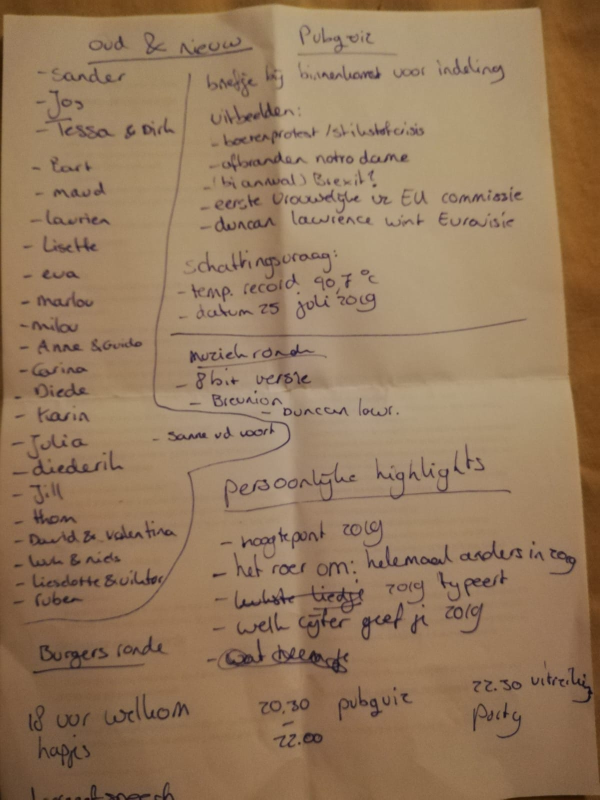
#> input picture data/voorbeeld.jpg, 1200 x 1599 px (shown at 1/2 size)
$ python -i line_segmentation.py   (imports and definitions only)
#> lines starting #> are read from the running program, lines starting #| are printed output that depends on the picture; after the words box and inside, x2 and y2 are one past the last pixel; in counts of white or black regions, pixels touching at a corner belong together
#> further down, picture is the input picture: shape (1599, 1200, 3); mean B, G, R 93.1, 122.3, 150.3
import numpy as np
import cv2
import operator
import os
from view.models import Line
from view import db


# [27 lines left out: functions show_image, find_corners_contour, not called in this run]


def pre_process_image(answer_image, skip_dilate=False):
    """
    The image can be pre processed to improve the quality of the line segmentation.
    The lines can be made thicker by adding contract and noise can be removed.
    https://docs.opencv.org/3.0-beta/doc/py_tutorials/py_imgproc/py_morphological_ops/py_morphological_ops.html#dilation
    """
#> called with skip_dilate = False
    img = cv2.cvtColor(answer_image, cv2.COLOR_BGR2GRAY)
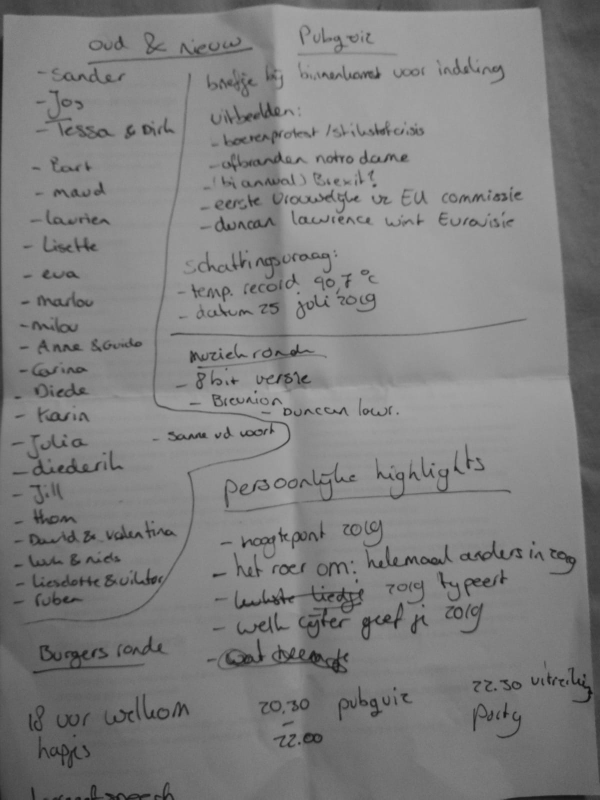
#> img: shape (1599, 1200) (shown at 1/2 size); min 13, max 170, mean 127.3
    # TODO play around with these variables for better results it should remove noise
    proc = cv2.GaussianBlur(img.copy(), (9, 9), 0)
    proc = cv2.adaptiveThreshold(proc, 255, cv2.ADAPTIVE_THRESH_GAUSSIAN_C, cv2.THRESH_BINARY, 11, 2)
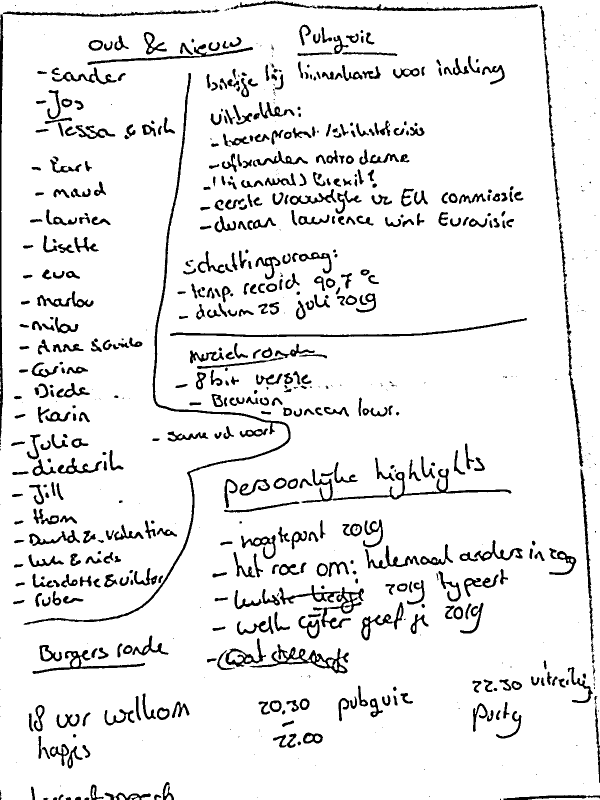
#> proc: shape (1599, 1200) (shown at 1/2 size); 91.7% white; 783 black regions (222 under 20 px), largest, box (x1, y1, x2, y2) and area: (47, 146, 581, 1250) 7596, (0, 20, 402, 876) 5064, (340, 636, 1054, 675) 3101
    proc = cv2.bitwise_not(proc, proc)
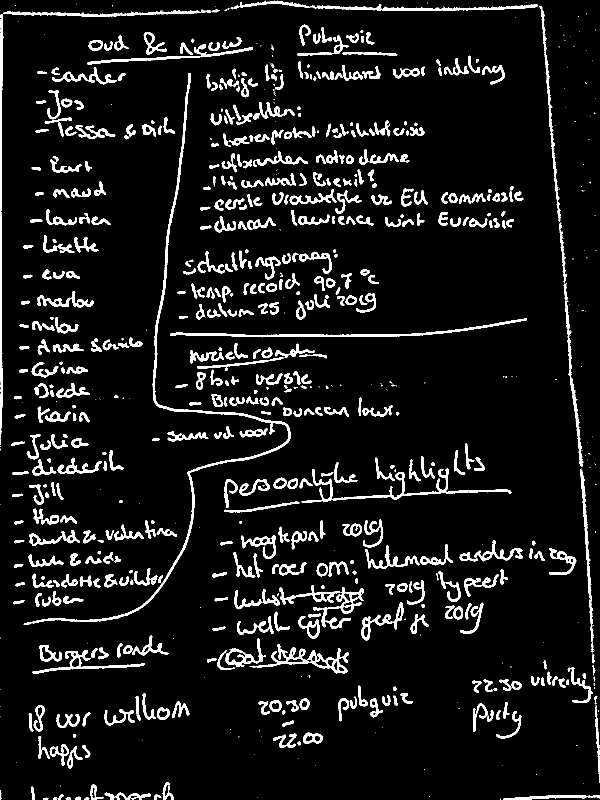
#> proc: shape (1599, 1200) (shown at 1/2 size); 8.3% white; 783 white regions (222 under 20 px), largest, box (x1, y1, x2, y2) and area: (47, 146, 581, 1250) 7596, (0, 20, 402, 876) 5064, (340, 636, 1054, 675) 3101

    # TODO play around with dilate. It makes the lines thicker but first the noise should be as good as gone
    if not skip_dilate:
        kernel = np.ones((5, 5), np.uint8)
        proc = cv2.dilate(proc, kernel)
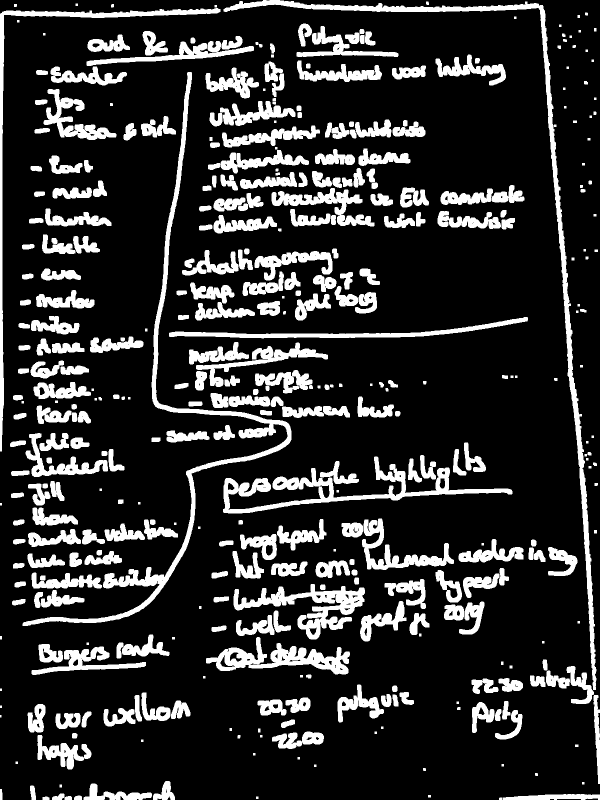
#> proc: shape (1599, 1200) (shown at 1/2 size); 17.9% white; 386 white regions (1 under 20 px), largest, box (x1, y1, x2, y2) and area: (447, 0, 1193, 1380) 19527, (45, 144, 583, 1252) 19462, (446, 913, 1025, 1027) 12807
    return proc


def distance_between(p1, p2):
    """Returns the scalar distance between two points"""
    return np.sqrt(((p2[0] - p1[0]) ** 2) + ((p2[1] - p1[1]) ** 2))


# [152 lines left out: functions crop_and_warp, find_corners_center, line_segmentation, not called in this run]

>>> import cv2
>>> picture = cv2.imread('../data/voorbeeld.jpg')
>>> result = pre_process_image(picture)
